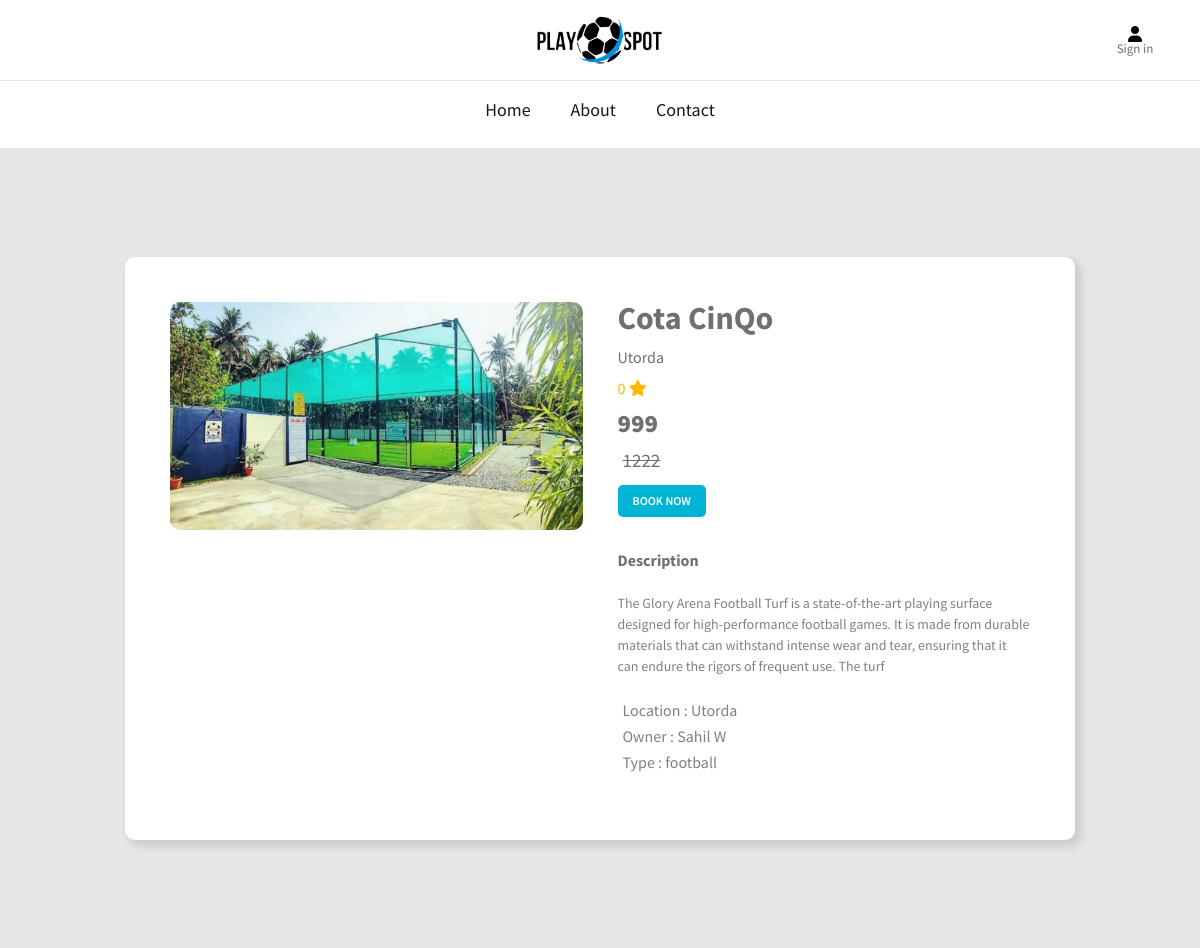
Page /files/book_turf/book_turf.php?id=19 on the committed database.
### tables this page shows
CREATE TABLE `turfs` (
  `tid` int(255) NOT NULL,
  `tname` varchar(255) NOT NULL,
  `owner_email` varchar(255) NOT NULL,
  `location` varchar(255) NOT NULL,
  `owner` varchar(255) NOT NULL,
  `owner_mobile` varchar(255) NOT NULL,
  `rating` int(255) NOT NULL,
  `type` varchar(255) NOT NULL,
  `description` varchar(255) NOT NULL,
  `offer price` int(255) NOT NULL,
  `initial price` int(11) NOT NULL,
  `image` varchar(255) NOT NULL
);

### files/book_turf/Product-Details-Page/index.php (the view, shortened to what this page needs)
<?php
require('../../connect.php');
?>
<!DOCTYPE html>
<html lang="en">
<head>
    <link rel="stylesheet" href="css/style.css">
    <link rel="stylesheet" href="css/all.min.css">
    <link rel="stylesheet" href="css/style.css">
</head>
<body>
    <div class="container3">
        <?php
        if (isset($_GET['id']))
        {
            $tid=$_GET['id'];
            $query="SELECT * FROM `turfs` WHERE tid = $tid";
            $query_run=mysqli_query($con,$query);
            if (mysqli_num_rows($query_run)>0)
            {
                $data=mysqli_fetch_array($query_run);
                ?>
                <div class="box">
                    <div class="images">
                        <div class="img-holder active">
                            <img src="../uploads/<?= $data['image']?>">
                        </div>
                    </div>
                    <div class="basic-info">
                        <h1><?= stripslashes($data['tname'])?></h1>
                        <p><?= stripslashes($data['location'])?></p>
                        <div class="rate">
                            <p><?= stripslashes($data['rating']);?> <i class="filled fas fa-star"></i></p>
                        </div>
                        <span><?= stripslashes($data['offer price']);?></span>
                        <span class="line" style="margin-left: 5px;text-decoration: line-through; font-weight: 500; font-size: 19px; color: hsl(0, 0%, 44%);"><?= stripslashes($data['initial price']);?></span>
                        <div class="options">
                            <a href="#">BOOK NOW</a>
                        </div>
                    </div>
                    <div class="description">
                        <h4>Description</h4>
                        <p><?= stripslashes($data['description']);?></p>
                        <ul class="features">
                            <li><i class="fa fa-dot-circle-o" aria-hidden="true"></i>Location : <?= stripslashes($data['location'])?></li>
                            <li><i class="fa fa-user-circle-o" aria-hidden="true"></i>Owner : <?= stripslashes($data['owner'])?></li>
                            <li><i class="fa fa-futbol-o" aria-hidden="true"></i>Type : <?= stripslashes($data['type'])?></li>
                        </ul>
                    </div>
                </div>
                <?php
            }
            else
            {
                echo "Turf Not Found";
            }
        }
        else
        {
            echo "Id not Found in url";
        }
        ?>
    </div>
</body>
</html>

### files/landing/turfs.css (style rules this page uses)
:root { --middle-blue-green: hsl(176, 35%, 63%); --sonic-silver: hsl(0, 0%, 44%); --eerie-black: hsl(0, 0%, 9%); --ocean-green: hsl(148, 45%, 58%); --candy-pink: hsl(356, 65%, 63%); --cultured: hsl(0, 0%, 96%); --white: hsl(0, 0%, 100%); --black: hsl(0, 0%, 0%); --yellow:rgb(255, 213, 1); --ff-jost: "Jost", sans-serif; --fs-1: 2.5rem; --fs-2: 1.75rem; --fs-3: 1.625rem; --fs-4: 1.5rem; --fs-5: 1.375rem; --fs-6: 1.25rem; --fs-7: 1.125rem; --fs-8: 0.938rem; --fs-9: 0.875rem; --fs-10: 0.813rem; --fw-500: 500; --fw-600: 600; --transition-1: 0.25s ease; --transition-2: 0.75s ease; --cubic-out: cubic-bezier(0.51, 0.03, 0.64, 0.28); --cubic-in: cubic-bezier(0.33, 0.85, 0.56, 1.02); --section-padding: 60px; }
*, *::before, *::after { margin: 0; padding: 0; box-sizing: border-box; }
li { list-style: none; }
a { text-decoration: none; }
a, img, span, input, button, ion-icon { display: block; }
img { height: auto; }
html { font-family: var(--ff-jost); color: var(--sonic-silver); scroll-behavior: smooth; }
body { background: var(--white); padding-block: 70px; }
a, button { transition: var(--transition-1); }
@media (min-width: 480px) { :root { --fs-1: 3rem; --fs-2: 2rem; } }
@media (min-width: 580px) { :root { --fs-1: 3.75rem; --fs-2: 2.375rem; --fs-3: 2.25rem; } }
@media (min-width: 992px) { :root { --fs-1: 5rem; } }
@media (min-width: 992px) { body { padding-block: 0; } }
@media (min-width: 1200px) { :root { --fs-1: 6.25rem; } }

### files/book_turf/Product-Details-Page/css/style.css (style rules this page uses)
:root { --primary-color: #e4e7e5; --secondary-color: #00b4d5; --tertiary-color: #0077b6; --yellow-color: #ffb900; --gray-color: #808080; }
* { box-sizing: border-box; font-family: 'Source Sans Pro', sans-serif; line-height: 1; padding: 0; margin: 0; }
.container3 { background-color: var(--primary-color); min-height: 100vh; display: flex; justify-content: center; align-items: center; }
.box { background-color: white; border-radius: 10px; box-shadow: 5px 5px 10px 1px rgb(0, 0, 0, 12%); padding: 45px; margin: 15px 0; width: 950px; display: grid; grid-template-columns: repeat(2, 1fr); grid-template-rows: auto 1fr; grid-template-areas: "images info" "images description"; grid-gap: 35px; }
.box .images { grid-area: images; display: grid; grid-template-columns: repeat(3, auto); grid-template-rows: auto 1fr; grid-template-areas: "active active active" "idle idle idle"; grid-gap: 5px; }
.box .images .img-holder img { width: 100%; display: block; border-radius: 10px; }
.box .images .img-holder.active { grid-area: active; }
.box .basic-info { grid-area: info; display: flex; flex-direction: column; gap: 15px; }
.box .basic-info .rate { color: var(--yellow-color); }
.box .basic-info span { font-weight: 800; font-size: 25px; }
.box .basic-info .options a { color: white; background-color: var(--secondary-color); display: inline-block; padding: 10px 15px; text-decoration: none; font-weight: 600; font-size: 12px; border-radius: 5px; }
.box .description { grid-area: description; display: flex; flex-direction: column; gap: 25px; }
.box .description p { color: var(--gray-color); font-size: 14px; line-height: 1.5; }
.box .description .features { list-style: none; display: flex; flex-direction: column; gap: 10px; color: var(--gray-color); }

### rows in the picture
turfs: image (picture), tname "Cota CinQo", location "Utorda", rating "0", offer price "999", initial price "1222", description "The Glory Arena Football Turf is a state-of-the-art playing surface designed for high-performance football games. It is made from durable materials that can withstand intense wear and tear, ensuring that it can endure the rigors of frequent use. The turf", owner "Sahil W", type "football"
